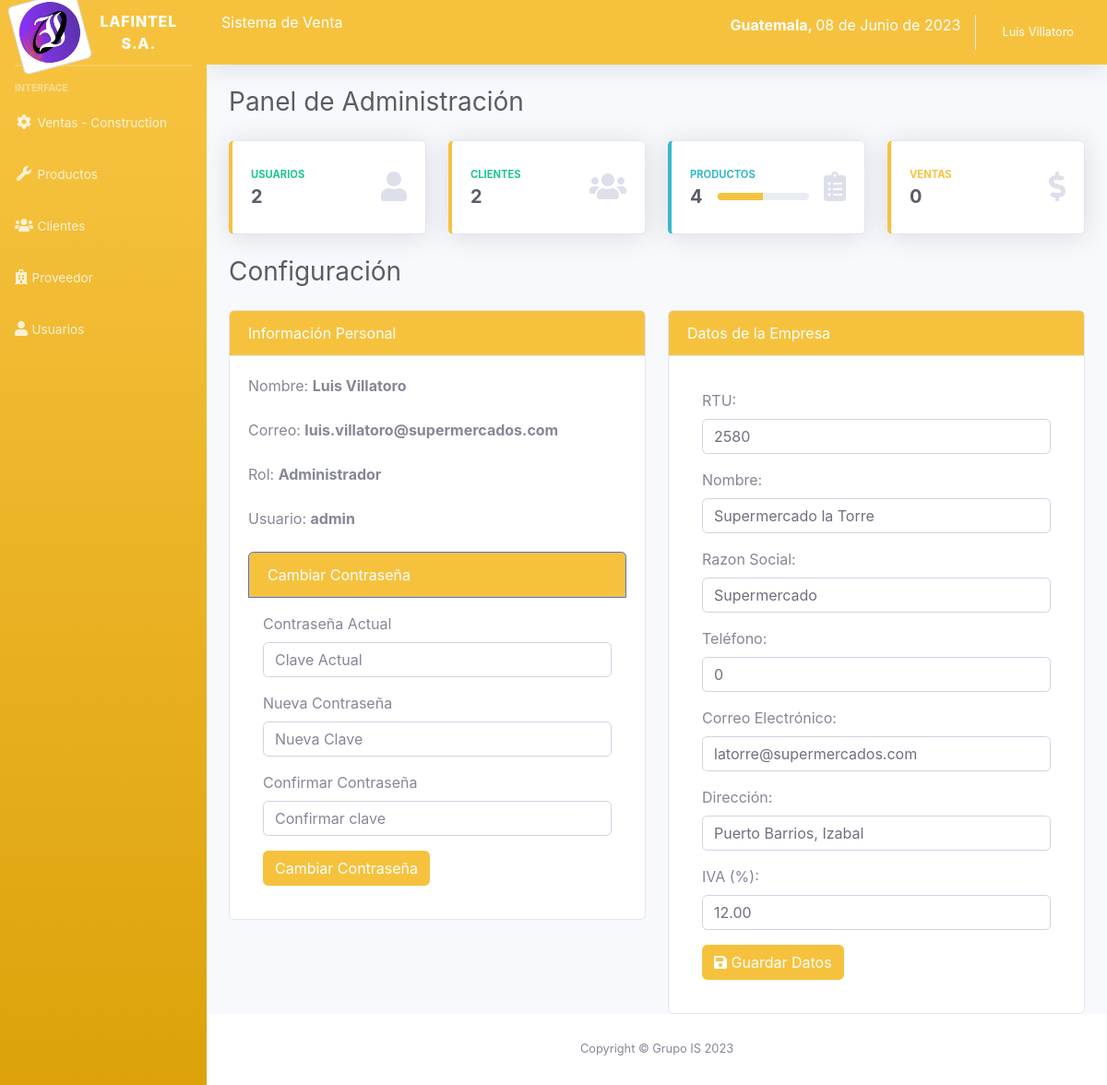
The app's page /sistema/ (signed in), older data.
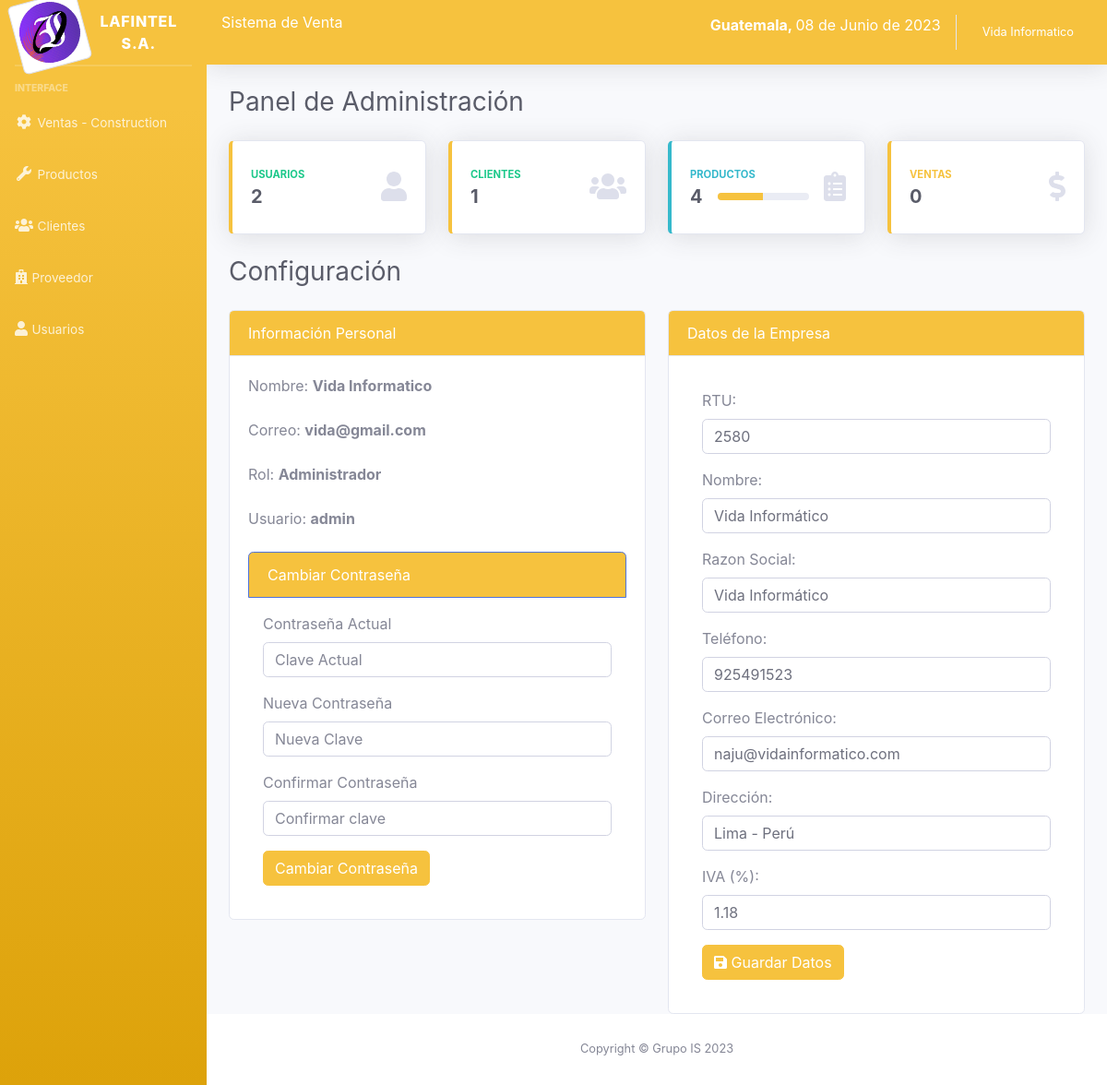
The same page, newer data.
### tables this page shows
CREATE TABLE `configuracion` (
  `id` int(11) NOT NULL,
  `dni` int(11) NOT NULL,
  `nombre` varchar(100) NOT NULL,
  `razon_social` varchar(100) NOT NULL,
  `telefono` int(11) NOT NULL,
  `email` varchar(100) NOT NULL,
  `direccion` text NOT NULL,
  `igv` decimal(10,2) NOT NULL
);

### sistema/index.php (the view, shortened to what the changed rows need)
<?php include_once "includes/header.php"; ?>
<div class="container-fluid">
	<div class="d-sm-flex align-items-center justify-content-between mb-4">
		<h1 class="h3 mb-0 text-gray-800">Panel de Administración</h1>
	</div>
	<div class="row">
		<a class="col-xl-3 col-md-6 mb-4" href="lista_cliente.php">
			<div class="card border-left-warning shadow h-100 py-2">
				<div class="card-body">
					<div class="row no-gutters align-items-center">
						<div class="col mr-2">
							<div class="text-xs font-weight-bold text-success text-uppercase mb-1">Clientes</div>
							<div class="h5 mb-0 font-weight-bold text-gray-800"><?php echo $data['clientes']; ?></div>
						</div>
					</div>
				</div>
			</div>
		</a>
	</div>
	<div class="d-sm-flex align-items-center justify-content-between mb-4">
		<h1 class="h3 mb-0 text-gray-800">Configuración</h1>
	</div>
	<div class="row">
		<div class="col-lg-6">
			<div class="card">
				<div class="card-body">
					<div class="form-group">
						<label>Nombre: <strong><?php echo $_SESSION['nombre']; ?></strong></label>
					</div>
					<div class="form-group">
						<label>Correo: <strong><?php echo $_SESSION['email']; ?></strong></label>
					</div>
				</div>
			</div>
		</div>
		<?php if ($_SESSION['rol'] == 1) { ?>
			<div class="col-lg-6">
				<div class="card">
					<div class="card-header bg-warning text-white">
						Datos de la Empresa
					</div>
					<div class="card-body">
						<form action="empresa.php" method="post" id="frmEmpresa" class="p-3">
							<div class="form-group">
								<label>RTU:</label>
								<input type="number" name="txtDni" value="<?php echo $dni; ?>" id="txtDni" placeholder="Dni de la Empresa" required class="form-control">
							</div>
							<div class="form-group">
								<label>Nombre:</label>
								<input type="text" name="txtNombre" class="form-control" value="<?php echo $nombre_empresa; ?>" id="txtNombre" placeholder="Nombre de la Empresa" required class="form-control">
							</div>
							<div class="form-group">
								<label>Razon Social:</label>
								<input type="text" name="txtRSocial" class="form-control" value="<?php echo $razonSocial; ?>" id="txtRSocial" placeholder="Razon Social de la Empresa">
							</div>
							<div class="form-group">
								<label>Teléfono:</label>
								<input type="number" name="txtTelEmpresa" class="form-control" value="<?php echo $telEmpresa; ?>" id="txtTelEmpresa" placeholder="teléfono de la Empresa" required>
							</div>
							<div class="form-group">
								<label>Correo Electrónico:</label>
								<input type="email" name="txtEmailEmpresa" class="form-control" value="<?php echo $emailEmpresa; ?>" id="txtEmailEmpresa" placeholder="Correo de la Empresa" required>
							</div>
							<div class="form-group">
								<label>Dirección:</label>
								<input type="text" name="txtDirEmpresa" class="form-control" value="<?php echo $dirEmpresa; ?>" id="txtDirEmpresa" placeholder="Dirreción de la Empresa" required>
							</div>
							<div class="form-group">
								<label>IVA (%):</label>
								<input type="text" name="txtIgv" class="form-control" value="<?php echo $igv; ?>" id="txtIgv" placeholder="IGV de la Empresa" required>
							</div>
							<div>
								<button type="submit" class="btn btn-warning btnChangePass"><i class="fas fa-save"></i> Guardar Datos</button>
							</div>
						</form>
					</div>
				</div>
			</div>
		<?php } ?>
	</div>
</div>
</div>
<?php include_once "includes/footer.php"; ?>

### sistema/includes/header.php (shortened to what the changed rows need)
<?php
include "../conexion.php";
$query_empresa = mysqli_query($conexion, "SELECT * FROM configuracion");
$row_empresa = mysqli_num_rows($query_empresa);
if ($row_empresa > 0) {
	if ($infoEmpresa = mysqli_fetch_assoc($query_empresa)) {
		$dni = $infoEmpresa['dni'];
		$nombre_empresa = $infoEmpresa['nombre'];
		$razonSocial = $infoEmpresa['razon_social'];
		$telEmpresa = $infoEmpresa['telefono'];
		$emailEmpresa = $infoEmpresa['email'];
		$dirEmpresa = $infoEmpresa['direccion'];
		$igv = $infoEmpresa['igv'];
	}
}
?>
<!DOCTYPE html>
<html lang="en">
<head>
	<link href="css/sb-admin-2.min.css" rel="stylesheet">
	<link rel="stylesheet" href="css/dataTables.bootstrap4.min.css">
</head>
<body id="page-top">
	<?php
	include "../conexion.php";
	$query_data = mysqli_query($conexion, "CALL data();");
	$result_data = mysqli_num_rows($query_data);
	if ($result_data > 0) {
		$data = mysqli_fetch_assoc($query_data);
	}
	?>
	<div id="wrapper">
		<div id="content-wrapper" class="d-flex flex-column">
			<div id="content">
				<nav class="navbar navbar-expand navbar-light bg-warning text-white topbar mb-4 static-top shadow">
					<ul class="navbar-nav ml-auto">
						<li class="nav-item dropdown no-arrow">
							<a class="nav-link dropdown-toggle" href="#" id="userDropdown" role="button" data-toggle="dropdown" aria-haspopup="true" aria-expanded="false">
								<span class="mr-2 d-none d-lg-inline small text-white"><?php echo $_SESSION['nombre']; ?></span>
							</a>
						</li>
					</ul>
				</nav>

Row changes from the older to the newer data that the page shows:
changed configuracion: txtNombre "Supermercado la Torre" → "Vida Informático"; txtRSocial "Supermercado" → "Vida Informático"; txtTelEmpresa "0" → "925491523"; txtEmailEmpresa "latorre@supermercados.com" → "naju@vidainformatico.com"; txtDirEmpresa "Puerto Barrios, Izabal" → "Lima - Perú"; txtIgv "12.00" → "1.18"
Text that changed along with them:
$_SESSION['nombre']: "Luis Villatoro" → "Vida Informatico"
$data['clientes']: "2" → "1"
$_SESSION['email']: "luis.villatoro@supermercados.com" → "vida@gmail.com"
